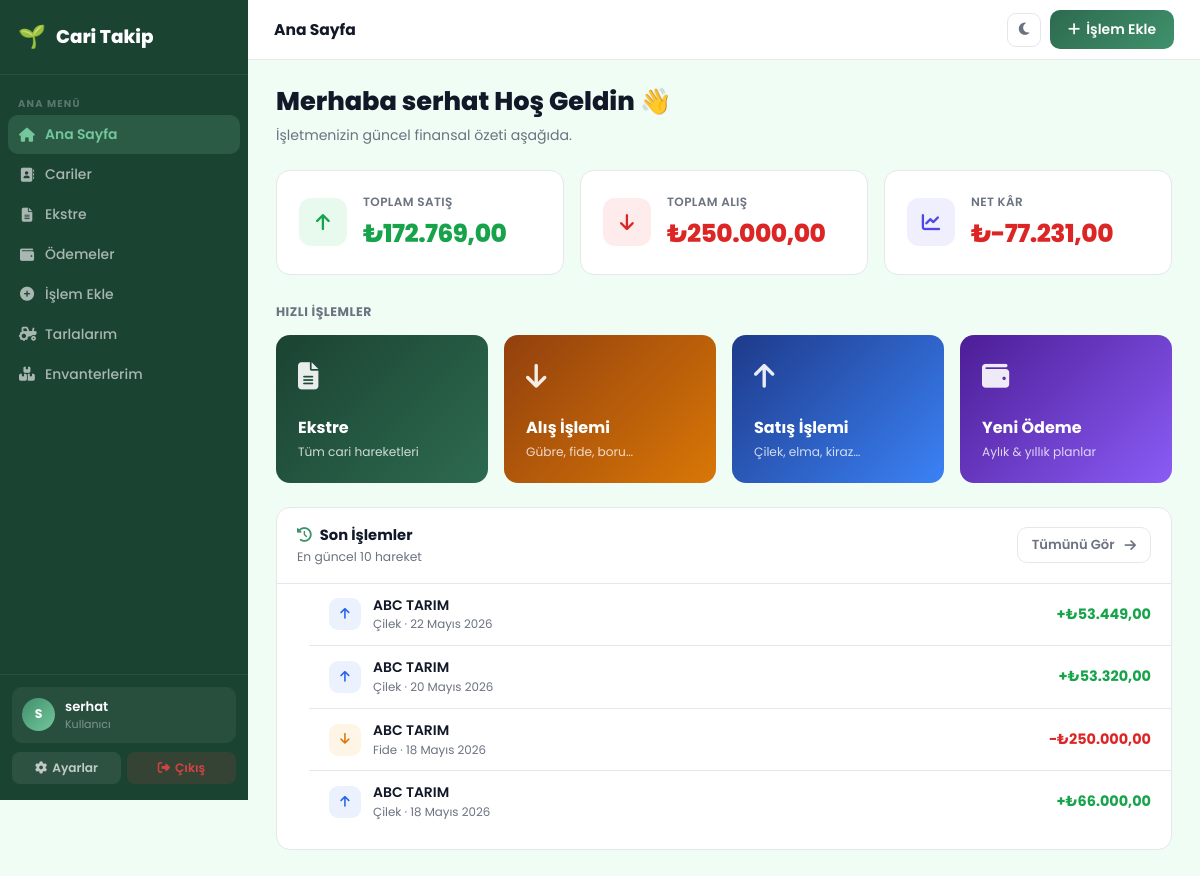
The app's page /dashboard/ (signed in), older data.
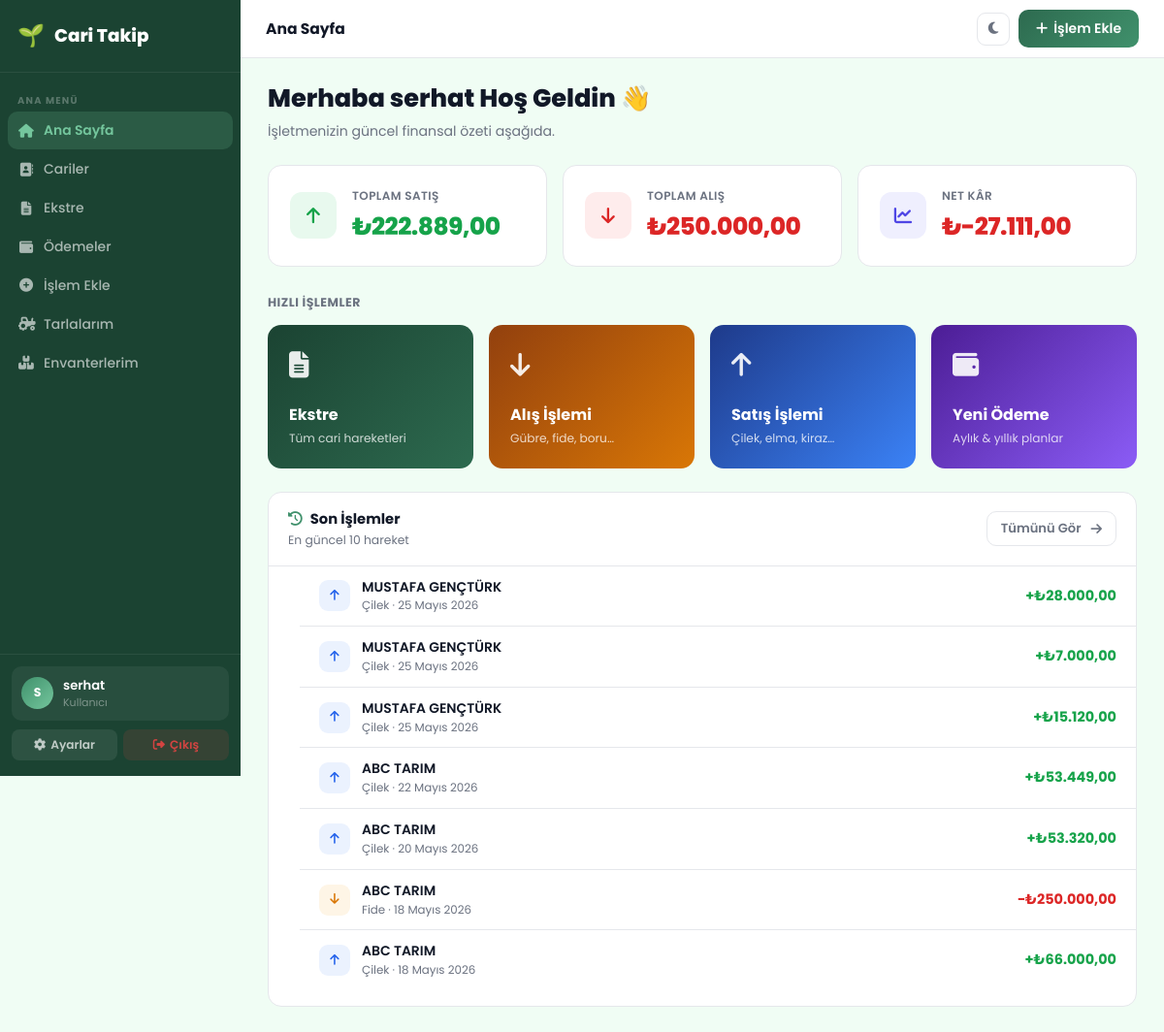
The same page, newer data.
### transactions/models.py (models this page shows, shortened)
class Transaction(models.Model):
    TRANSACTION_TYPES = [
        ('purchase', 'Alış'),
        ('sale', 'Satış'),
    ]
    SALE_PRODUCTS = [
        ('cilek', 'Çilek'),
        ('elma', 'Elma'),
        ('kiraz', 'Kiraz'),
        ('seftali', 'Şeftali'),
        ('diger', 'Diğer'),
    ]
    PURCHASE_PRODUCTS = [
        ('gubre', 'Gübre'),
        ('fide', 'Fide'),
        ('boru', 'Boru'),
        ('diger', 'Diğer'),
    ]
    UNIT_CHOICES = [
        ('adet', 'Adet'),
        ('kg', 'Kg'),
        ('lt', 'Lt'),
        ('m', 'Metre'),
        ('paket', 'Paket'),
    ]
    user = models.ForeignKey(User, on_delete=models.CASCADE, related_name='transactions')
    customer = models.ForeignKey(Customer, on_delete=models.CASCADE)
    field = models.ForeignKey(Field, on_delete=models.SET_NULL, null=True, blank=True, related_name='transactions', verbose_name='Tarla')
    type = models.CharField(max_length=10, choices=TRANSACTION_TYPES)
    product = models.CharField(max_length=20, choices=SALE_PRODUCTS + PURCHASE_PRODUCTS)
    quantity = models.DecimalField(max_digits=10, decimal_places=2, default=1)
    unit = models.CharField(max_length=10, choices=UNIT_CHOICES, default='adet')
    unit_price = models.DecimalField(max_digits=10, decimal_places=2, default=0)
    amount = models.DecimalField(max_digits=10, decimal_places=2, editable=False)
    date = models.DateField(auto_now_add=True)
    reference_no = models.CharField(max_length=60, blank=True)
    description = models.TextField(blank=True)

### customers/models.py (models this page shows, shortened)
class Customer(models.Model):
    user = models.ForeignKey(User, on_delete=models.CASCADE, related_name='customers')
    name = models.CharField(max_length=100)
    tc_vkn = models.CharField(max_length=20, blank=True, verbose_name='TC / VKN')
    address = models.TextField(blank=True)
    phone = models.CharField(max_length=20, blank=True)
    email = models.EmailField(blank=True)
    balance = models.DecimalField(max_digits=10, decimal_places=2, default=0)

### dashboard/views.py (the view)
# urls.py: path('dashboard/', include('dashboard.urls')),
@login_required
def dashboard(request):
    if request.user.is_staff:
        transactions = Transaction.objects.all()
    else:
        transactions = Transaction.objects.filter(user=request.user)
    total_sales = transactions.filter(type='sale').aggregate(Sum('amount'))['amount__sum'] or 0
    total_purchases = transactions.filter(type='purchase').aggregate(Sum('amount'))['amount__sum'] or 0
    profit = total_sales - total_purchases
    def format_turkish_number(value):
        formatted = f"{value:,.2f}"
        return formatted.replace(',', 'X').replace('.', ',').replace('X', '.')
    recent_transactions = transactions.order_by('-date', '-id')[:10]
    return render(request, 'dashboard/dashboard.html', {
        'total_sales': total_sales,
        'total_purchases': total_purchases,
        'profit': profit,
        'formatted_total_sales': format_turkish_number(total_sales),
        'formatted_total_purchases': format_turkish_number(total_purchases),
        'formatted_profit': format_turkish_number(profit),
        'greeting': f"Merhaba {request.user.first_name or request.user.get_full_name() or request.user.username} Hoş Geldin 👋",
        'logged_user_name': request.user.username,
        'recent_transactions': recent_transactions,
    })

### dashboard/templatetags/numformat.py (called while the page is built)
@register.filter
def tr_num(value):
    try:
        if value is None:
            return '—'
        num = float(value)
        negative = num < 0
        formatted = f"{abs(num):,.2f}"
        result = formatted.replace(',', 'X').replace('.', ',').replace('X', '.')
        return ('-' if negative else '') + result
    except (ValueError, TypeError):
        return value

### dashboard/templates/dashboard/dashboard.html (shortened to what this page needs)
{% extends 'dashboard/base.html' %}
{% block page_title %}Ana Sayfa{% endblock %}
{% block topbar_right %}
<a href="{% url 'transaction_create' %}" class="btn-g"><i class="fas fa-plus"></i> İşlem Ekle</a>
{% endblock %}
{% block content %}
<div class="welcome">
    <h1>{{ greeting }}</h1>
    <p>İşletmenizin güncel finansal özeti aşağıda.</p>
</div>
<div class="kpi-grid">
    <div class="kpi-card kpi-green">
        <div class="kpi-icon"><i class="fas fa-arrow-up"></i></div>
        <div>
            <div class="kpi-label">Toplam Satış</div>
            <div class="kpi-value">₺{{ formatted_total_sales }}</div>
        </div>
    </div>
    <div class="kpi-card kpi-red">
        <div class="kpi-icon"><i class="fas fa-arrow-down"></i></div>
        <div>
            <div class="kpi-label">Toplam Alış</div>
            <div class="kpi-value">₺{{ formatted_total_purchases }}</div>
        </div>
    </div>
    <div class="kpi-card kpi-blue">
        <div class="kpi-icon"><i class="fas fa-chart-line"></i></div>
        <div>
            <div class="kpi-label">Net Kâr</div>
            <div class="kpi-value" style="color:{% if profit >= 0 %}#4f46e5{% else %}#dc2626{% endif %};">₺{{ formatted_profit }}</div>
        </div>
    </div>
</div>
<div style="margin-bottom:12px;">
    <span style="font-size:.78rem;font-weight:700;text-transform:uppercase;letter-spacing:.5px;color:var(--sub);">Hızlı İşlemler</span>
</div>
<div class="action-grid">
    <a href="{% url 'statement' %}" class="ac ac-ekstre">
        <div class="ac-ico"><i class="fas fa-file-alt"></i></div>
        <div class="ac-title">Ekstre</div>
        <div class="ac-sub">Tüm cari hareketleri</div>
    </a>
    <a href="{% url 'transaction_create' %}?type=purchase" class="ac ac-purchase">
        <div class="ac-ico"><i class="fas fa-arrow-down"></i></div>
        <div class="ac-title">Alış İşlemi</div>
        <div class="ac-sub">Gübre, fide, boru…</div>
    </a>
    <a href="{% url 'transaction_create' %}?type=sale" class="ac ac-sale">
        <div class="ac-ico"><i class="fas fa-arrow-up"></i></div>
        <div class="ac-title">Satış İşlemi</div>
        <div class="ac-sub">Çilek, elma, kiraz…</div>
    </a>
    <a href="{% url 'payment_create' %}" class="ac ac-payment">
        <div class="ac-ico"><i class="fas fa-wallet"></i></div>
        <div class="ac-title">Yeni Ödeme</div>
        <div class="ac-sub">Aylık & yıllık planlar</div>
    </a>
</div>
<div class="surface" style="margin-top:24px;">
    <div class="card-header-bar">
        <div>
            <div class="ch-title"><i class="fas fa-history me-2" style="color:var(--primary-light);"></i>Son İşlemler</div>
            <div style="font-size:.77rem;color:var(--sub);margin-top:2px;">En güncel 10 hareket</div>
        </div>
        <a href="{% url 'statement' %}" class="btn-o" style="padding:7px 14px;font-size:.82rem;">
            Tümünü Gör <i class="fas fa-arrow-right ms-1"></i>
        </a>
    </div>
    <ul class="recent-list">
        {% for t in recent_transactions %}
        <li class="recent-item">
            <div class="ri-dot {{ t.type }}">
                {% if t.type == 'sale' %}<i class="fas fa-arrow-up"></i>{% else %}<i class="fas fa-arrow-down"></i>{% endif %}
            </div>
            <div style="flex:1;min-width:0;">
                <div class="ri-name">{{ t.customer.name }}</div>
                <div class="ri-sub">{{ t.get_product_display }} · {{ t.date }}</div>
            </div>
            <div class="ri-amount {{ t.type }}">
                {% if t.type == 'sale' %}+{% else %}−{% endif %}₺{{ t.amount|tr_num }}
            </div>
        </li>
        {% empty %}
        <li style="padding:40px 20px;text-align:center;color:var(--sub);font-size:.87rem;">
            <i class="fas fa-inbox" style="display:block;font-size:2rem;opacity:.3;margin-bottom:10px;"></i>
            Henüz işlem bulunmamaktadır.
        </li>
        {% endfor %}
    </ul>
</div>
{% endblock %}

### dashboard/templates/dashboard/base.html (shortened to what this page needs)
<!DOCTYPE html>
<html lang="tr" data-theme="light">
<head>
    <link href="https://cdn.jsdelivr.net/npm/bootstrap@5.3.0/dist/css/bootstrap.min.css" rel="stylesheet">
    <link href="https://cdnjs.cloudflare.com/ajax/libs/font-awesome/6.4.0/css/all.min.css" rel="stylesheet">
</head>
<body>
{% with cur=request.resolver_match.url_name %}
<aside class="sidebar" id="sidebar">
    <a class="sb-brand" href="{% url 'dashboard' %}">
        <span class="emoji">🌱</span> Cari Takip
    </a>
    <nav class="sb-nav">
        <div class="sb-section">Ana Menü</div>
        <a href="{% url 'dashboard' %}" class="sb-item {% if cur == 'dashboard' %}active{% endif %}">
            <i class="fas fa-home"></i> Ana Sayfa
        </a>
        <a href="{% url 'customer_list' %}" class="sb-item {% if cur == 'customer_list' or cur == 'customer_detail' or cur == 'customer_create' %}active{% endif %}">
            <i class="fas fa-address-book"></i> Cariler
        </a>
        <a href="{% url 'statement' %}" class="sb-item {% if cur == 'statement' %}active{% endif %}">
            <i class="fas fa-file-alt"></i> Ekstre
        </a>
        <a href="{% url 'payments' %}" class="sb-item {% if cur == 'payments' or cur == 'payment_create' %}active{% endif %}">
            <i class="fas fa-wallet"></i> Ödemeler
        </a>
        <a href="{% url 'transaction_create' %}" class="sb-item {% if cur == 'transaction_create' %}active{% endif %}">
            <i class="fas fa-plus-circle"></i> İşlem Ekle
        </a>
        <a href="{% url 'field_list' %}" class="sb-item {% if cur == 'field_list' or cur == 'field_detail' or cur == 'field_create' or cur == 'field_edit' %}active{% endif %}">
            <i class="fas fa-tractor"></i> Tarlalarım
        </a>
        <a href="{% url 'inventory_list' %}" class="sb-item {% if cur == 'inventory_list' or cur == 'inventory_create' or cur == 'inventory_edit' %}active{% endif %}">
            <i class="fas fa-boxes"></i> Envanterlerim
        </a>
    </nav>
    <div class="sb-footer">
        <div class="sb-user">
            <div class="sb-avatar">{{ request.user.username|first|upper }}</div>
            <div>
                <div class="sb-uname">{{ request.user.username }}</div>
                <div class="sb-urole">{% if request.user.is_staff %}Yönetici{% else %}Kullanıcı{% endif %}</div>
            </div>
        </div>
        <div class="sb-actions">
            <a href="{% url 'account_delete' %}" class="sb-abtn sb-settings"><i class="fas fa-cog"></i> Ayarlar</a>
            <a href="{% url 'logout' %}" class="sb-abtn sb-logout"><i class="fas fa-sign-out-alt"></i> Çıkış</a>
        </div>
    </div>
</aside>
<div class="app">
    <header class="topbar">
        <div class="topbar-l">
            <span class="page-title">{% block page_title %}{% endblock %}</span>
        </div>
        <div class="topbar-r">
            <button class="icon-btn" id="themeBtn" onclick="toggleTheme()" title="Tema Değiştir">
                <i class="fas fa-moon"></i>
            </button>
            {% block topbar_right %}{% endblock %}
        </div>
    </header>
    <div class="page-body">
        {% block content %}{% endblock %}
    </div>
</div>
{% endwith %}
</body>
</html>

### dashboard/templates/dashboard/dashboard.html (style rules this page uses)
.welcome { margin-bottom: 24px; }
.welcome h1 { font-size: 1.6rem; font-weight: 800; color: var(--text); }
.welcome p { font-size: .88rem; color: var(--sub); margin-top: 3px; }
.kpi-grid { display: grid; grid-template-columns: repeat(3,1fr); gap: 16px; margin-bottom: 24px; }
.kpi-card { background: var(--surface); border: 1px solid var(--border); border-radius: var(--radius); padding: 22px; display: flex; align-items: center; gap: 16px; }
.kpi-icon { width: 48px; height: 48px; border-radius: 12px; display: flex; align-items: center; justify-content: center; font-size: 1.15rem; flex-shrink: 0; }
.kpi-label { font-size: .75rem; font-weight: 600; color: var(--sub); margin-bottom: 4px; text-transform: uppercase; letter-spacing: .4px; }
.kpi-value { font-size: 1.55rem; font-weight: 800; letter-spacing: -.5px; }
.kpi-green .kpi-icon { background: rgba(34,197,94,.1); color: #16a34a; }
.kpi-red .kpi-icon { background: rgba(239,68,68,.1); color: #dc2626; }
.kpi-blue .kpi-icon { background: rgba(99,102,241,.1); color: #4f46e5; }
.kpi-green .kpi-value { color: #16a34a; }
.kpi-red .kpi-value { color: #dc2626; }
.action-grid { display: grid; grid-template-columns: repeat(4,1fr); gap: 16px; }
.ac { border-radius: var(--radius); padding: 22px; color: #fff; text-decoration: none; display: flex; flex-direction: column; min-height: 148px; transition: transform .2s, box-shadow .2s; }
.ac-ico { font-size: 1.7rem; margin-bottom: auto; opacity: .9; }
.ac-title { font-size: 1rem; font-weight: 700; }
.ac-sub { font-size: .76rem; opacity: .78; margin-top: 3px; }
.ac-ekstre { background: linear-gradient(135deg,#1b4332,#2d6a4f); }
.ac-purchase { background: linear-gradient(135deg,#92400e,#d97706); }
.ac-sale { background: linear-gradient(135deg,#1e3a8a,#3b82f6); }
.ac-payment { background: linear-gradient(135deg,#4c1d95,#8b5cf6); }
.recent-list { list-style: none; }
.recent-item { display: flex; align-items: center; gap: 12px; padding: 11px 20px; border-bottom: 1px solid var(--border); transition: background .12s; }
.recent-item:last-child { border-bottom: none; }
.ri-dot { width: 32px; height: 32px; border-radius: 9px; display: flex; align-items: center; justify-content: center; font-size: .78rem; flex-shrink: 0; }
.ri-dot.sale { background: rgba(59,130,246,.1); color: #2563eb; }
.ri-dot.purchase { background: rgba(245,158,11,.1); color: #d97706; }
.ri-name { font-size: .87rem; font-weight: 600; flex: 1; }
.ri-sub { font-size: .74rem; color: var(--sub); margin-top: 1px; }
.ri-amount { font-size: .9rem; font-weight: 700; white-space: nowrap; }
.ri-amount.sale { color: #16a34a; }
.ri-amount.purchase { color: #dc2626; }

Row changes from the older to the newer data that the page shows:
added Transaction: type "sale" (drawn), customer.name "MUSTAFA GENÇTÜRK", product "Çilek", date "25 Mayıs 2026", amount|tr_num "28.000,00"
added Transaction: type "sale" (drawn), customer.name "MUSTAFA GENÇTÜRK", product "Çilek", date "25 Mayıs 2026", amount|tr_num "7.000,00"
added Transaction: type "sale" (drawn), customer.name "MUSTAFA GENÇTÜRK", product "Çilek", date "25 Mayıs 2026", amount|tr_num "15.120,00"
Text that changed along with them:
text no longer shown: "172.769,00 -77.231,00"
text now shown: "222.889,00 -27.111,00"
